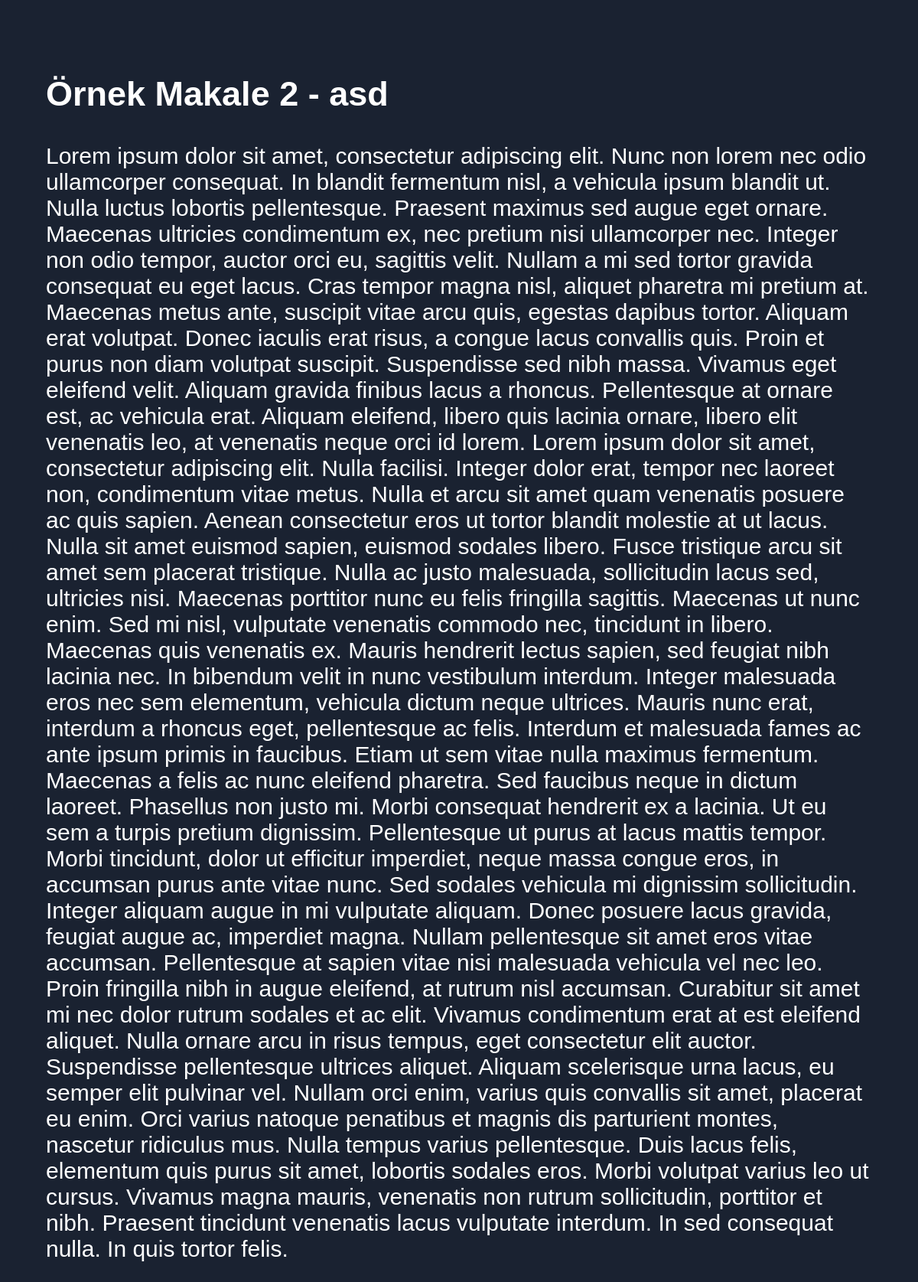
The app's page /blog/post/2/ (signed in) with its own data.
### tables this page shows
CREATE TABLE articles
                (content_id INTEGER PRIMARY KEY,
                    title NOT NULL,
                    content NOT NULL,
                    author NOT NULL);

### app.py (the view)
@app.route("/blog/post/<int:Id>/")
def details(Id):
    if 'username' in session:
        query = article.queryIdNumber(Id=Id)
        if query:
            if query[0]:
                if Id == query[0]:
                    return render_template("details.html",
                    data=query)
                else:
                    return redirect(url_for("index" ))
            else:
                return redirect(url_for("index"))
    else:
            return redirect(url_for("index"))

### databases.py (called while the page is built)
    def queryIdNumber(self, Id:int):
        __IdNumber = self.__cursor.execute("SELECT * From articles WHERE content_id = ?", (int(Id),)).fetchone()
        if __IdNumber != None:
            return (__IdNumber)
        else:
            return False

### templates/details.html (shortened to what this page needs)
<!DOCTYPE html>
<html lang="en">
<head>
</head>
<body>
    <section>
        <h1>{{data[1]}} - {{data[3]}}</h1>
        <p style="overflow-wrap: break-word;">{{data[2]}}
        </p>
      </section>
</body>
</html>

### templates/details.html (style rules this page uses)
body, html { width : 100%; height : 100%; margin : 0; padding : 0; background-color: rgba(26,34,49,255); font-family: 'Lucida Sans', 'Lucida Sans Regular', 'Lucida Grande', 'Lucida Sans Unicode', Geneva, Verdana, sans-serif; color : #ffffff; font-size : 30px; }
section { padding: 2rem; box-sizing: border-box; }

### records on screen
articles: title "Örnek Makale 2", author "asd", content "Lorem ipsum dolor sit amet, consectetur adipiscing elit. Nunc non lorem nec odio ullamcorper consequat. In blandit fermentum nisl, a vehicula ipsum blandit ut. Nulla luctus lobortis pellentesque. Praesent maximus sed augue eget ornare. Maecenas ultricies condimentum ex, nec pretium nisi ullamcorper nec. Integer non odio tempor, auctor orci eu, sagittis velit. Nullam a mi sed tortor gravida consequat eu eget lacus. Cras tempor magna nisl, aliquet pharetra mi pretium at. Maecenas metus ante, suscipit vitae arcu quis, egestas dapibus tortor. Aliquam erat volutpat. Donec iaculis erat risus, a congue lacus convallis quis. Proin et purus non diam volutpat suscipit. Suspendisse sed nibh massa.…"
